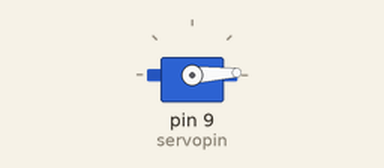
A sketch run on a simulated Arduino Uno, built with avr-gcc and run on an emulated ATmega328P. On the bench: servo.

Above: at 0.05 s.
At 1.3 s:
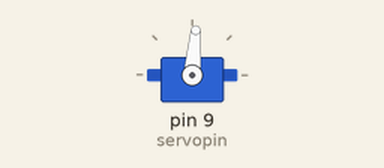
At 2.6 s:
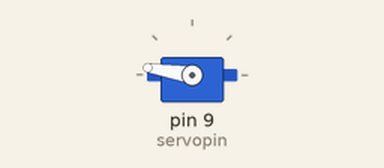
At 5.2 s:
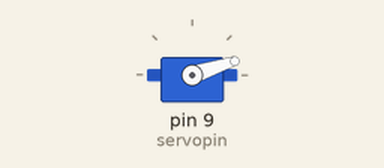
Timing chart, 0 to 7.1 s (numbered marks = the images above):
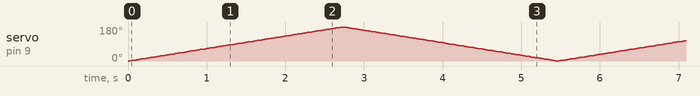

The sketch:

Task_1.24.ino
```cpp
#include <Servo.h>
// • Brown/Black Wire → GND
// • Red Wire → 5V
// • Orange/Signal Wire → PWM Pin (e.g., Pin 9)
const int servopin=9;
Servo myservo;
void setup() {
  // put your setup code here, to run once:
  myservo.attach(servopin);

}

void loop() {
  // put your main code here, to run repeatedly:
  for (int angle = 0; angle <= 180; angle++) {
    myservo.write(angle);

    delay(15); }
    // Sweep back from 180° to 0°
    for (int angle = 180; angle >= 0; angle--) {
      myservo.write(angle);
      delay(15); }

}
```
